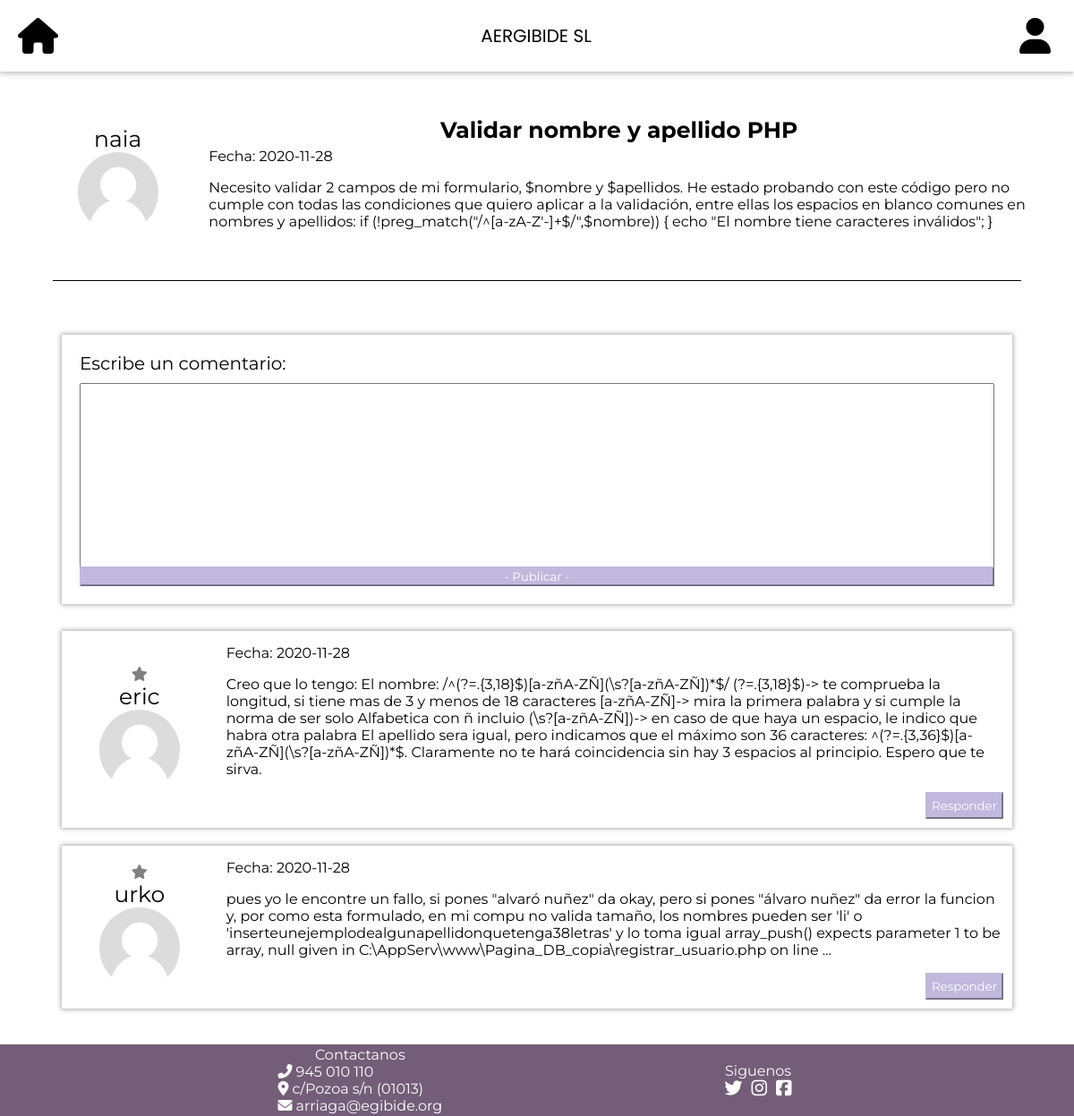
The app's page /php/pregunta.php?pregunta=1, older data.
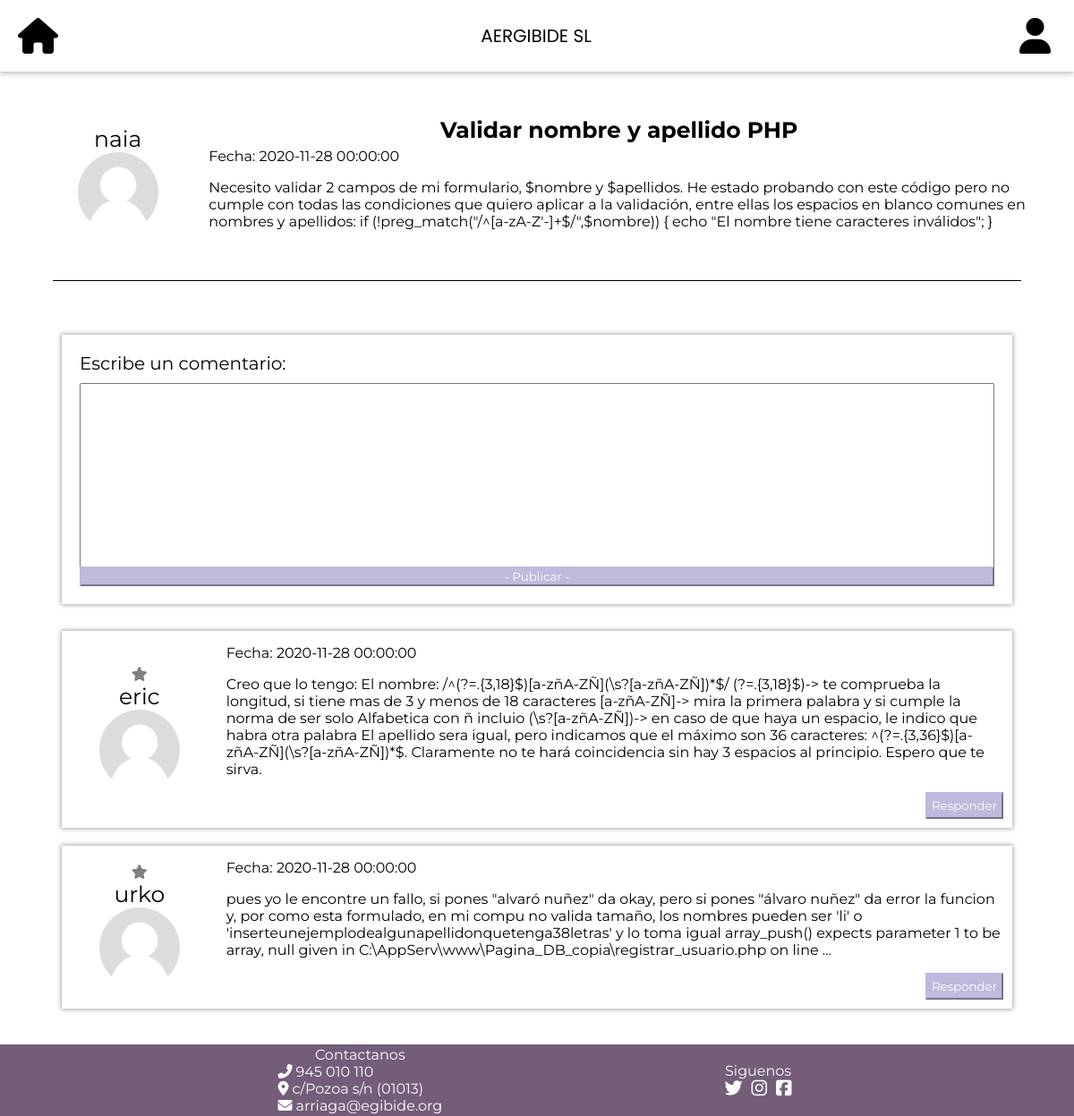
The same page, newer data.
### tables this page shows
CREATE TABLE `Usuarios` (
  `id` int(11) NOT NULL,
  `tipousuarios` int(1) DEFAULT NULL,
  `nickname` varchar(30) NOT NULL,
  `password` varchar(300) NOT NULL,
  `nombre` varchar(30) NOT NULL,
  `apellido1` varchar(40) NOT NULL,
  `apellido2` varchar(40) DEFAULT NULL,
  `email` varchar(64) DEFAULT NULL,
  `descripcion` varchar(500) DEFAULT NULL,
  `edad` int(2) DEFAULT NULL,
  `imagen` varchar(100) DEFAULT NULL
);

CREATE TABLE `Preguntas` (
  `id` int(11) NOT NULL,
  `titulo` varchar(100) NOT NULL,
  `descripcion` varchar(5000) NOT NULL,
  `fecha` datetime NOT NULL,
  `tema` varchar(20) DEFAULT NULL,
  `usuarioid` int(11) NOT NULL
);

### php/pregunta.php (called while the page is built, shortened)
<?php
require_once '../php/llamadasBD.php';
$respuestas = leerRespuestas();
$respuestasConUsuarios = array();
$preguntaBD = leerPreguntaConcreta($_GET["pregunta"]);
$pregunta = $preguntaBD->fetch();
$usuarioBD = leerUsuarioConcreto($pregunta["usuarioid"]);
$usuario = $usuarioBD->fetch();
while ($respuestaBD = $respuestas->fetch()){
    $nickname = "";
    $urlImg = "";
    $usuarios = leerUsuarios();
    while ($u = $usuarios->fetch()){
        if ($respuestaBD["usuarioid"] == $u["id"]){
            $nickname = $u["nickname"];
            $urlImg = $u["imagen"];
        }
    }
    if($respuestaBD["preguntaid"] == $_GET["pregunta"]){
        array_push($respuestasConUsuarios, [
            "id" => $respuestaBD["id"],
            "comentario" => $respuestaBD["comentario"],
            "fecha" => $respuestaBD["fecha"],
            "nickname" => $nickname,
            "urlImg" => $urlImg
        ]);
    }
}
require "../html/pregunta.view.php";

### php/llamadasBD.php (called while the page is built, shortened)
<?php
function iniciarConexion(){
    $dbname = "db_reto2";
    $host = "localhost";
    $user = "admin";
    $pass = "12345";
    try{
       $dbh = new PDO("mysql:host=$host;dbname=$dbname",$user,$pass);
       return $dbh;
    }catch (PDOException $e){
        echo $e->getMessage();
        return null;
    }
}
function leerUsuarios()
{
    $dbh = iniciarConexion();
    $stmt = $dbh->prepare("SELECT * FROM Usuarios");
    $stmt->execute();
    $stmt->setFetchMode(PDO::FETCH_ASSOC);
    return $stmt;
}
function leerPreguntaConcreta($id){
    $dbh = iniciarConexion();
    $stmt = $dbh->prepare("SELECT * FROM Preguntas WHERE ID = $id");
    $stmt->execute();
    $stmt->setFetchMode(PDO::FETCH_ASSOC);
    return $stmt;
}
function leerUsuarioConcreto($id){
    $dbh = iniciarConexion();
    $stmt = $dbh->prepare("SELECT * FROM Usuarios WHERE ID = $id");
    $stmt->execute();
    $stmt->setFetchMode(PDO::FETCH_ASSOC);
    return $stmt;
}

### html/pregunta.view.php (the view, shortened to what this page needs)
<?php include 'header.view.php';?>
<head>
    <link rel="stylesheet" href="../html/css/pregunta.css">
</head>
<body>
    <div id="divGeneralPregunta">
        <div id="divSuperior">
            <div id="divDatosUsuarioPregunta">
                <label id="nickUsuarioPregunta"><?php echo $usuario["nickname"];?></label>
                <a href="../php/perfil.php?nickname=<?php echo $usuario["nickname"]?>">
                    <img id="imgPerfilPregunta" src="<?php echo $usuario["imagen"];?>">
                </a>
            </div>
            <div id="divDatosPregunta">
                <label id="tituloPregunta"><?php echo $pregunta["titulo"];?></label>
                <label id="detallesPregunta"> Fecha: <?php echo $pregunta["fecha"];?></label>
                <p id="descripcionPregunta"><?php echo $pregunta["descripcion"];?></p>
            </div>
        </div>
        <div id="divInferior">
            <div id="divEscribir">
                <label id="lbTuRespuesta">Escribe un comentario:</label>
                <textarea id="textAreaTuRepuesta"></textarea>
                <input id="btEnviarRespuesta" type="button" value="- Publicar -">
            </div>
            <div id="divRespuestas">
                <?php foreach ($respuestasConUsuarios as $respuesta) { ?>
                <div class="divRespuesta">
                    <div class="divDatosUsuarioRespuesta">
                        <div class="iconFavoritos">
                            <i class="fas fa-star" id="<?=$respuesta["id"]?>"></i>
                        </div>
                        <label class="nickUsuarioRespuesta"><?php echo $respuesta["nickname"]; ?></label>
                        <a href="../php/perfil.php?nickname=<?php echo $respuesta["nickname"]?>"><img class="imgPerfilRespuesta" src="<?php echo $respuesta["urlImg"];?>"></a>
                    </div>
                    <div class="divDatosRespuesta">
                        <label class="detallesRespuesta">Fecha: <?php echo $respuesta["fecha"]; ?></label>
                        <p class="descripcionRespuesta"><?php echo $respuesta["comentario"]; ?></p>
                        <button class="botonResponder">Responder</button>
                    </div>
                </div>
                <?php } ?>
            </div>
        </div>
    </div>
</body>
<?php include "footer.view.php"?>

### html/header.view.php (shortened to what this page needs)
<!DOCTYPE html>
<html lang="en" xmlns="http://www.w3.org/1999/html">
<head>
    <link rel="stylesheet" href="../html/css/header.css">
    <link rel="stylesheet" href="../html/css/footer.css">
</head>
<body>
<header>
        <a href="../php/preguntas.php"><i id="iconHome" class="fas fa-home"></i></a>
        <label id="tituloAergibide">AERGIBIDE SL</label>
        <div class="dropdown">
            <button onclick="myFunction()" class="dropbtn">
                <i class="fas fa-user" id="iconUser"></i>
            </button>
        </div>
</header>

### html/footer.view.php (shortened to what this page needs)
<footer>
    <div id="divFooter">
        <div id="divFooterIzq">
                <label class="lbFooterTitulo">Contactanos</label>
            <div id="divContactos">
                <div class="divContactoIzq"><i id="iconoFooter" class="fas fa-phone-alt"></i> 945 010 110</div>
                <div class="divContactoIzq"><i id="iconoFooter" class="fas fa-map-marker-alt"></i> c/Pozoa s/n (01013)</div>
                <div class="divContactoIzq"><i id="iconoFooter" class="fas fa-envelope"></i> arriaga@egibide.org</div>
            </div>
        </div>
        <div id="divFooterDer">
            <label class="lbFooterTitulo">Siguenos</label>
            <div id="divRedesSociales">
                <a href="#"><i id="iconoFooterDer" class="fab fa-twitter"></i></a>
                <a href="#"><i id="iconoFooterDer" class="fab fa-instagram"></i></a>
                <a href="#"><i id="iconoFooterDer" class="fab fa-facebook-square"></i></a>
            </div>
        </div>
    </div>
</footer>

### html/css/header.css (style rules this page uses)
header { display: flex; align-items: center; justify-content: space-between; height: 80px; box-shadow: 5px 10px; box-shadow: 0 0 7px 1px #00000057; background-color: white; position: sticky; top: 0px; }
body { margin: 0px; height: 100vh; font-family: 'Montserrat', sans-serif; }
select option,button,input { font-family: 'Montserrat', sans-serif; }
#tituloAergibide { font-family: 'Poppins', sans-serif; font-size: 20px; }
#iconHome, #iconUser { font-size: 40px; padding-left: 20px; padding-right: 20px; color: black; }
.dropdown { position: relative; display: inline-block; }
.dropbtn { border: none; background-color: transparent; }

### html/css/footer.css (style rules this page uses)
#divFooter { display: flex; justify-content: space-evenly; align-items: center; background-color: #735D78; bottom: 0vh; width: 100%; position: sticky; padding-bottom: 5px; padding-top: 5px; height: 70px; }
#iconoFooterDer { font-size: 20px; color: white; padding-left: 5px; padding-right: 5px; }
#divFooterIzq { display: flex; flex-direction: column; align-items: center; }
#divFooterDer { display: flex; flex-direction: column; align-items: center; }
#divContactos { display: flex; flex-direction: column; color: white; }
.lbFooterTitulo { color: white; }
#divRedesSociales { display: flex; justify-content: space-around; align-items: center; }

### html/css/pregunta.css (style rules this page uses)
#divGeneralPregunta { display: flex; flex-direction: column; background-color: white; margin: 10px; }
textarea { font-family: 'Montserrat', sans-serif; }
#divSuperior { display: flex; margin: 30px; }
#divDatosUsuarioPregunta { display: flex; flex-direction: column; align-items: center; justify-content: center; flex: 1; }
#nickUsuarioPregunta { font-size: 25px; }
#imgPerfilPregunta { height: 90px; width: auto; border-radius: 100%; }
#divDatosPregunta { display: flex; flex-direction: column; align-items: center; padding: 10px; flex: 5; }
#tituloPregunta { font-size: 25px; font-weight: bold; }
#detallesPregunta { align-self: flex-start; margin-top: 5px; }
#divInferior { border-top: black 1px solid; display: flex; flex-direction: column; padding: 10px; align-self: center; width: 90%; }
#divEscribir { display: flex; flex-direction: column; margin-top: 50px; margin-bottom: 30px; padding: 20px; box-shadow: 0 0 5px 1px #00000057; }
#lbTuRespuesta { font-size: 20px; }
#textAreaTuRepuesta { margin-top: 10px; min-height: 200px; font-size: 15px; resize: none; }
#btEnviarRespuesta { align-self: center; width: 100%; margin-top: -1px; background-color: #c0b9dd; color: white; border-color: #c0b9dd; }
#divRespuestas { display: flex; flex-direction: column; align-items: center; }
.iconFavoritos { color: grey; cursor: pointer; }
.divRespuesta { display: flex; flex-direction: row; margin-bottom: 20px; box-shadow: 0 0 5px 1px #00000057; width: 100%; }
.divDatosUsuarioRespuesta { display: flex; flex-direction: column; align-items: center; justify-content: center; flex: 1; }
.nickUsuarioRespuesta { font-size: 25px; }
.imgPerfilRespuesta { height: 90px; width: auto; border-radius: 100%; }
.divDatosRespuesta { display: flex; flex-direction: column; padding: 10px; flex: 5; }
.detallesRespuesta { align-self: flex-start; margin-top: 5px; }
.botonResponder { align-self: flex-end; padding: 5px; background-color: #c0b9dd; color: white; border-color: #c0b9dd; }

Row changes from the older to the newer data that the page shows:
changed preguntas "Validar nombre y apellido PHP": fecha "2020-11-28" → "2020-11-28 00:00:00"
computed for usuarios "eric": fecha "2020-11-28" → "2020-11-28 00:00:00"
computed for usuarios "urko": fecha "2020-11-28" → "2020-11-28 00:00:00"
